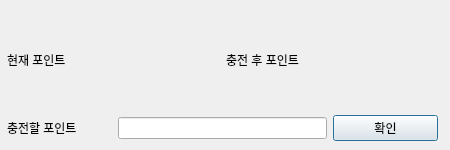
<?xml version="1.0" encoding="UTF-8"?>
<ui version="4.0">
 <class>Dialog</class>
 <widget class="QDialog" name="Dialog">
  <property name="geometry">
   <rect>
    <x>0</x>
    <y>0</y>
    <width>450</width>
    <height>150</height>
   </rect>
  </property>
  <property name="sizePolicy">
   <sizepolicy hsizetype="Fixed" vsizetype="Fixed">
    <horstretch>0</horstretch>
    <verstretch>0</verstretch>
   </sizepolicy>
  </property>
  <property name="minimumSize">
   <size>
    <width>450</width>
    <height>150</height>
   </size>
  </property>
  <property name="maximumSize">
   <size>
    <width>450</width>
    <height>150</height>
   </size>
  </property>
  <property name="windowTitle">
   <string>포인트 충전</string>
  </property>
  <widget class="QWidget" name="layoutWidget">
   <property name="geometry">
    <rect>
     <x>7</x>
     <y>10</y>
     <width>431</width>
     <height>131</height>
    </rect>
   </property>
   <layout class="QVBoxLayout" name="verticalLayout">
    <item>
     <layout class="QHBoxLayout" name="horizontalLayout">
      <item>
       <widget class="QLabel" name="before">
        <property name="text">
         <string>현재 포인트</string>
        </property>
       </widget>
      </item>
      <item>
       <widget class="QLabel" name="point_before">
        <property name="text">
         <string/>
        </property>
       </widget>
      </item>
      <item>
       <widget class="QLabel" name="after">
        <property name="text">
         <string>충전 후 포인트</string>
        </property>
       </widget>
      </item>
      <item>
       <widget class="QLabel" name="point_after">
        <property name="text">
         <string/>
        </property>
       </widget>
      </item>
     </layout>
    </item>
    <item>
     <layout class="QHBoxLayout" name="horizontalLayout_2" stretch="1,2,1">
      <item>
       <widget class="QLabel" name="charge">
        <property name="text">
         <string>충전할 포인트</string>
        </property>
       </widget>
      </item>
      <item>
       <widget class="QLineEdit" name="input_point"/>
      </item>
      <item>
       <widget class="QPushButton" name="point_charge_ok_btn">
        <property name="text">
         <string>확인</string>
        </property>
       </widget>
      </item>
     </layout>
    </item>
   </layout>
  </widget>
 </widget>
 <resources/>
 <connections/>
</ui>
